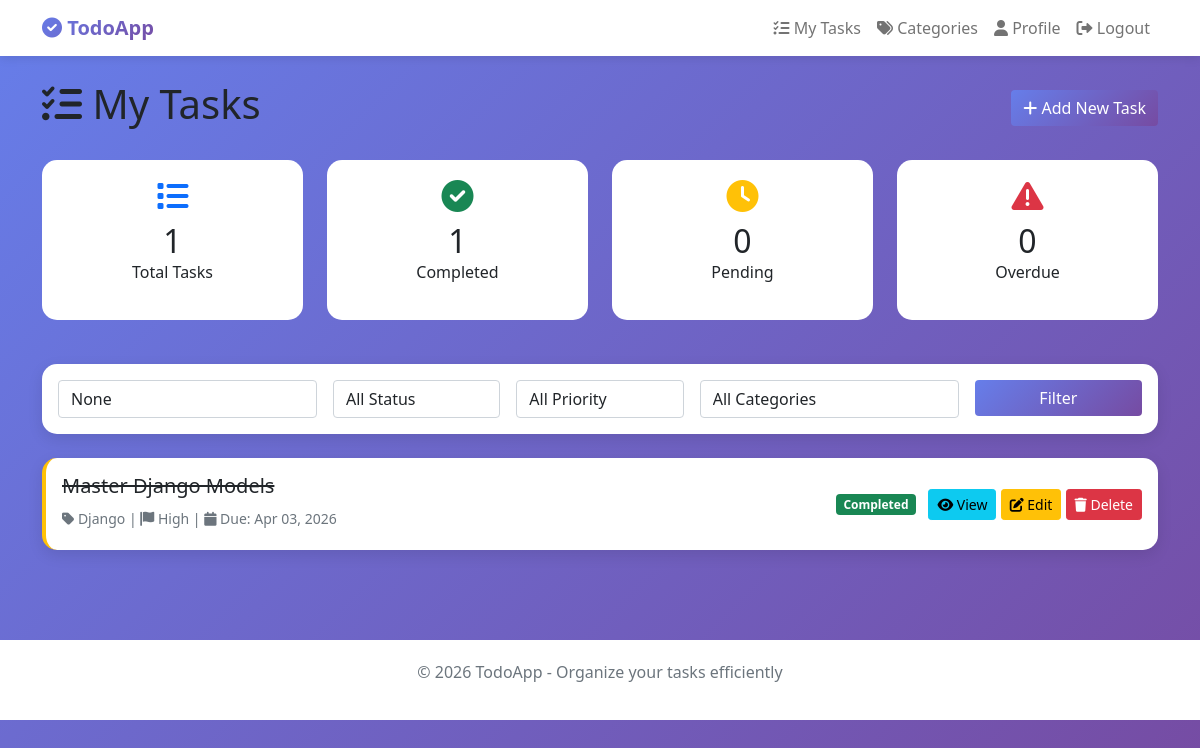
/todos/ (signed in), run on an earlier commit of the app's database.
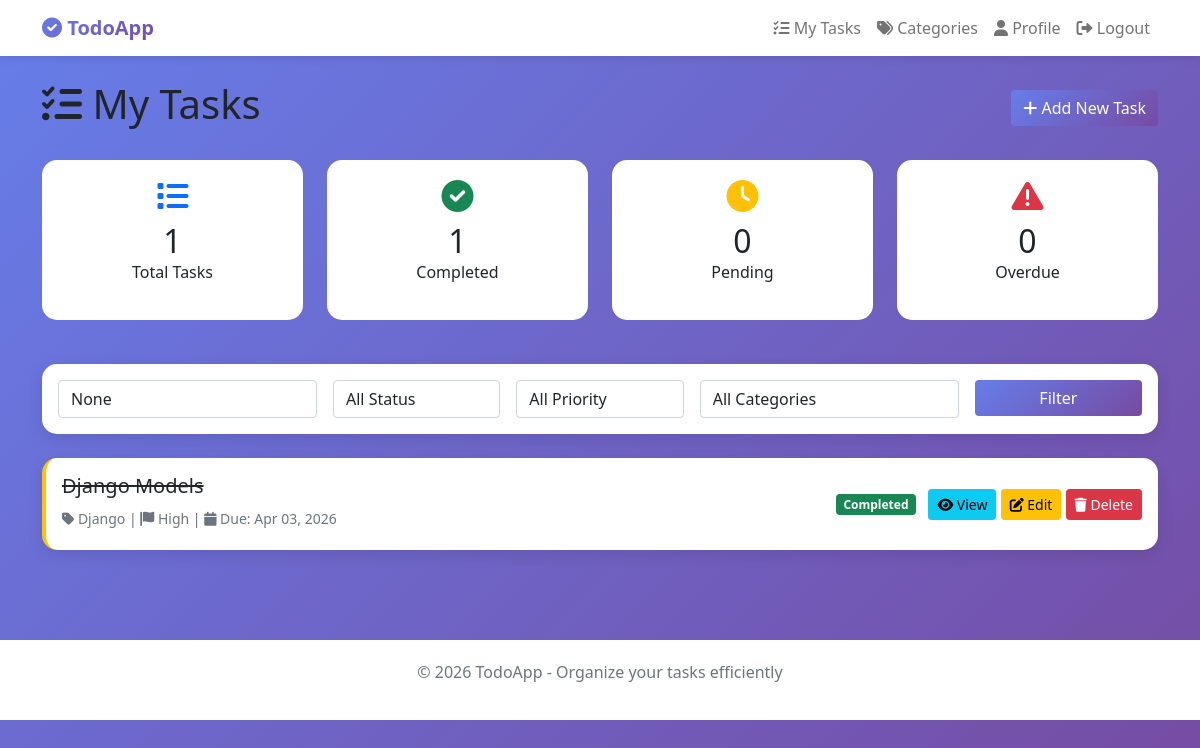
And on a later commit of the database.
### todos/models.py (models this page shows, shortened)
class Todo(models.Model):
    PRIORITY_CHOICES = (
        ('low', 'Low'),
        ('medium', 'Medium'),
        ('high', 'High'),
        ('urgent', 'Urgent'),
    )
    STATUS_CHOICES = (
        ('pending', 'Pending'),
        ('in_progress', 'In Progress'),
        ('completed', 'Completed'),
        ('cancelled', 'Cancelled'),
    )
    title = models.CharField(max_length=200)
    description = models.TextField(blank=True)
    user = models.ForeignKey(User, on_delete=models.CASCADE, related_name='todos')
    category = models.ForeignKey(Category, on_delete=models.SET_NULL, null=True, blank=True, related_name='todos')
    priority = models.CharField(max_length=10, choices=PRIORITY_CHOICES, default='medium')
    status = models.CharField(max_length=15, choices=STATUS_CHOICES, default='pending')
    due_date = models.DateTimeField(null=True, blank=True)
    completed_at = models.DateTimeField(null=True, blank=True)
    created_at = models.DateTimeField(auto_now_add=True)
    updated_at = models.DateTimeField(auto_now=True)
    class Meta:
        ordering = ['-priority', 'due_date', '-created_at']
    @property
    def is_overdue(self):
        if self.due_date and self.status != 'completed':
            return timezone.now() > self.due_date
        return False
    @property
    def status_color(self):
        colors = {
            'pending': 'warning',
            'in_progress': 'primary',
            'completed': 'success',
            'cancelled': 'danger'
        }
        return colors.get(self.status, 'secondary')

class Category(models.Model):
    name = models.CharField(max_length=100)
    slug = models.SlugField(unique=True, blank=True)
    user = models.ForeignKey(User, on_delete=models.CASCADE, related_name='categories')
    icon = models.CharField(max_length=50, default='fas fa-tag', help_text="Font Awesome icon class")
    color = models.CharField(max_length=20, default='primary', help_text="Bootstrap color class")
    created_at = models.DateTimeField(auto_now_add=True)
    class Meta:
        unique_together = ['name', 'user']
        ordering = ['name']

### todos/views.py (the view)
# urls.py: path('todos/', views.todo_list, name='todo_list'),
@login_required
def todo_list(request):
    todos = Todo.objects.filter(user=request.user)
    status_filter = request.GET.get('status')
    if status_filter:
        todos = todos.filter(status=status_filter)
    priority_filter = request.GET.get('priority')
    if priority_filter:
        todos = todos.filter(priority=priority_filter)
    category_filter = request.GET.get('category')
    if category_filter:
        todos = todos.filter(category__slug=category_filter)
    search_query = request.GET.get('search')
    if search_query:
        todos = todos.filter(
            Q(title__icontains=search_query) |
            Q(description__icontains=search_query)
        )
    stats = {
        'total': todos.count(),
        'completed': todos.filter(status='completed').count(),
        'pending': todos.filter(status='pending').count(),
        'in_progress': todos.filter(status='in_progress').count(),
        'overdue': todos.filter(due_date__lt=timezone.now()).exclude(status='completed').count(),
    }
    paginator = Paginator(todos, 10)
    page_number = request.GET.get('page')
    todos = paginator.get_page(page_number)
    categories = Category.objects.filter(user=request.user)
    context = {
        'todos': todos,
        'stats': stats,
        'categories': categories,
        'status_filter': status_filter,
        'priority_filter': priority_filter,
        'category_filter': category_filter,
        'search_query': search_query,
    }
    return render(request, 'todos/todo_list.html', context)

### todos/templates/todos/todo_list.html (shortened to what this page needs)
{% extends 'todos/base.html' %}
{% block content %}
<div class="row">
    <div class="col-12">
        <div class="d-flex justify-content-between align-items-center mb-4">
            <h1><i class="fas fa-tasks"></i> My Tasks</h1>
            <a href="{% url 'todos:todo_create' %}" class="btn btn-primary">
                <i class="fas fa-plus"></i> Add New Task
            </a>
        </div>
        <div class="row mb-4">
            <div class="col-md-3">
                <div class="stat-card">
                    <i class="fas fa-list text-primary"></i>
                    <h3>{{ stats.total }}</h3>
                    <p>Total Tasks</p>
                </div>
            </div>
            <div class="col-md-3">
                <div class="stat-card">
                    <i class="fas fa-check-circle text-success"></i>
                    <h3>{{ stats.completed }}</h3>
                    <p>Completed</p>
                </div>
            </div>
            <div class="col-md-3">
                <div class="stat-card">
                    <i class="fas fa-clock text-warning"></i>
                    <h3>{{ stats.pending }}</h3>
                    <p>Pending</p>
                </div>
            </div>
            <div class="col-md-3">
                <div class="stat-card">
                    <i class="fas fa-exclamation-triangle text-danger"></i>
                    <h3>{{ stats.overdue }}</h3>
                    <p>Overdue</p>
                </div>
            </div>
        </div>
        <div class="card mb-4">
            <div class="card-body">
                <form method="get" class="row g-3">
                    <div class="col-md-3">
                        <input type="text" name="search" class="form-control" placeholder="Search tasks..." value="{{ search_query }}">
                    </div>
                    <div class="col-md-2">
                        <select name="status" class="form-control">
                            <option value="">All Status</option>
                        </select>
                    </div>
                    <div class="col-md-2">
                        <select name="priority" class="form-control">
                            <option value="">All Priority</option>
                        </select>
                    </div>
                    <div class="col-md-3">
                        <select name="category" class="form-control">
                            <option value="">All Categories</option>
                        </select>
                    </div>
                    <div class="col-md-2">
                        <button type="submit" class="btn btn-primary w-100">Filter</button>
                    </div>
                </form>
            </div>
        </div>
        {% for todo in todos %}
        <div class="card mb-3 todo-item priority-{{ todo.priority }}">
            <div class="card-body">
                <div class="row align-items-center">
                    <div class="col-md-7">
                        <h5 class="card-title {% if todo.status == 'completed' %}text-decoration-line-through{% endif %}">
                            {{ todo.title }}
                        </h5>
                        <p class="card-text text-muted mb-1">
                            <small>
                                <i class="fas fa-tag"></i> {{ todo.category.name|default:"Uncategorized" }} |
                                <i class="fas fa-flag"></i> {{ todo.get_priority_display }} |
                                <i class="fas fa-calendar"></i> Due: {{ todo.due_date|date:"M d, Y"|default:"No date" }}
                            </small>
                        </p>
                    </div>
                    <div class="col-md-5 text-end">
                        <span class="badge bg-{{ todo.status_color }} me-2">{{ todo.get_status_display }}</span>
                        <a href="{% url 'todos:todo_detail' todo.pk %}" class="btn btn-sm btn-info">
                            <i class="fas fa-eye"></i> View
                        </a>
                        <a href="{% url 'todos:todo_edit' todo.pk %}" class="btn btn-sm btn-warning">
                            <i class="fas fa-edit"></i> Edit
                        </a>
                        <a href="{% url 'todos:todo_delete' todo.pk %}" class="btn btn-sm btn-danger">
                            <i class="fas fa-trash"></i> Delete
                        </a>
                    </div>
                </div>
            </div>
        </div>
        {% endfor %}
    </div>
</div>
{% endblock %}

### todos/templates/todos/base.html (shortened to what this page needs)
{% load static %}
<!DOCTYPE html>
<html lang="en">
<head>
    <link href="https://cdn.jsdelivr.net/npm/bootstrap@5.1.3/dist/css/bootstrap.min.css" rel="stylesheet">
    <link rel="stylesheet" href="https://cdnjs.cloudflare.com/ajax/libs/font-awesome/6.0.0/css/all.min.css">
</head>
<body>
    <nav class="navbar navbar-expand-lg navbar-light">
        <div class="container">
            <a class="navbar-brand" href="{% url 'todos:home' %}">
                <i class="fas fa-check-circle"></i> TodoApp
            </a>
            <div class="collapse navbar-collapse" id="navbarNav">
                <ul class="navbar-nav ms-auto">
                    {% if user.is_authenticated %}
                    <li class="nav-item">
                        <a class="nav-link" href="{% url 'todos:todo_list' %}">
                            <i class="fas fa-tasks"></i> My Tasks
                        </a>
                    </li>
                    <li class="nav-item">
                        <a class="nav-link" href="{% url 'todos:category_list' %}">
                            <i class="fas fa-tags"></i> Categories
                        </a>
                    </li>
                    <li class="nav-item">
                        <a class="nav-link" href="{% url 'todos:profile' %}">
                            <i class="fas fa-user"></i> Profile
                        </a>
                    </li>
                    <li class="nav-item">
                        <a class="nav-link" href="{% url 'todos:logout' %}">
                            <i class="fas fa-sign-out-alt"></i> Logout
                        </a>
                    </li>
                    {% endif %}
                </ul>
            </div>
        </div>
    </nav>
    <main>
        <div class="container py-4">
            {% block content %}
            {% endblock %}
        </div>
    </main>
    <footer class="text-center text-muted">
        <div class="container">
            <p>&copy; {% now "Y" %} TodoApp - Organize your tasks efficiently</p>
        </div>
    </footer>
</body>
</html>

### todos/templates/todos/base.html (style rules this page uses)
body { background: linear-gradient(135deg, #667eea 0%, #764ba2 100%); min-height: 100vh; font-family: 'Segoe UI', Tahoma, Geneva, Verdana, sans-serif; }
.navbar { background: white !important; box-shadow: 0 2px 10px rgba(0,0,0,0.1); }
.navbar-brand { font-weight: bold; background: linear-gradient(135deg, #667eea 0%, #764ba2 100%); -webkit-background-clip: text; -webkit-text-fill-color: transparent; }
.card { border: none; border-radius: 15px; box-shadow: 0 5px 15px rgba(0,0,0,0.1); transition: transform 0.2s; }
.stat-card { background: white; border-radius: 15px; padding: 20px; text-align: center; margin-bottom: 20px; }
.stat-card i { font-size: 2rem; margin-bottom: 10px; }
.stat-card h3 { font-size: 2rem; margin-bottom: 0; }
.todo-item { transition: all 0.3s; }
.priority-high { border-left: 4px solid #ffc107; }
footer { background: white; padding: 20px 0; margin-top: 50px; }
.btn-primary { background: linear-gradient(135deg, #667eea 0%, #764ba2 100%); border: none; }

What changed in the data, as far as the page shows it:
changed Todo "High": title "Master Django Models" → "Django Models"
